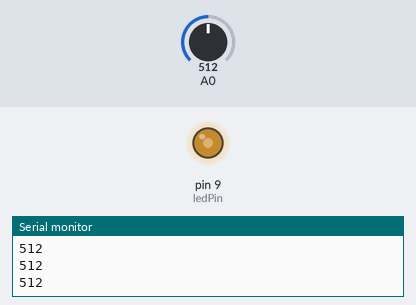
Simulated run of this sketch. Board: Arduino Uno, built with avr-gcc and run on an emulated ATmega328P. On the bench: output pins drawn as LEDs (lit = HIGH), the last lines printed to the serial monitor. Inputs (shaded band) come from the test bench; at power-on: A0 = 512.

Above: at 1.2 s.
1.3 s: A0 set to 716
At 2.5 s:
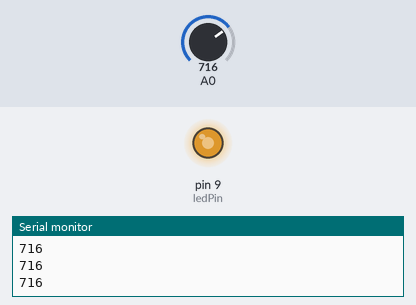
2.8 s: A0 set to 900
At 3.8 s:
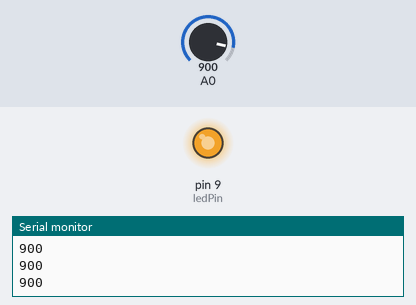
4.3 s: A0 set to 122
At 4.9 s:
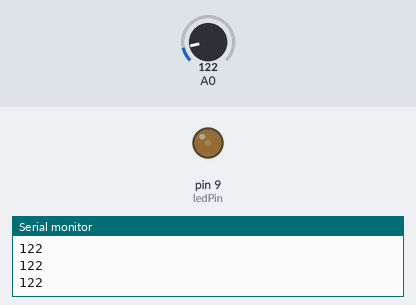
5.8 s: A0 set to 0
At 7.2 s:
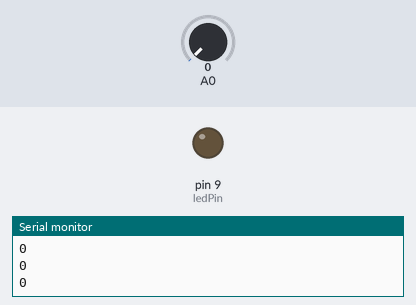
Timing chart, 0 to 8.3 s (numbered marks = the images above; inputs shaded):
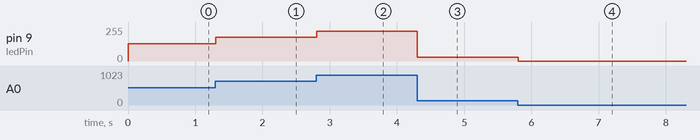

Measured:
- after the input at 1.3 s, pin 9 (ledPin): 128/255 → 179/255 at once
- after the input at 2.8 s, pin 9 (ledPin): 179/255 → 225/255 at once
- after the input at 4.3 s, pin 9 (ledPin): 225/255 → 30/255 at once
- after the input at 5.8 s, pin 9 (ledPin): 30/255 → 0/255 at once

The sketch:

sketch_4.2.PotentiometerAnalogOutput.ino
```cpp
int ledPin = 9;

void setup() {
  Serial.begin(9600);
  pinMode(ledPin, OUTPUT);  //9번핀에 LED를 출력합니다.
}

void loop() {
  int sensorValue = analogRead(A0); //아날로그 0번핀 입력값 저장
  // 아날로그 0번핀의 값을 읽어서 시리얼모니터에 출력합니다.
  Serial.println(sensorValue);
  //analogRead (0 ~ 1023) , analogWrite (0~255)
  analogWrite(ledPin, sensorValue / 4);
  delay(1);
}
```
